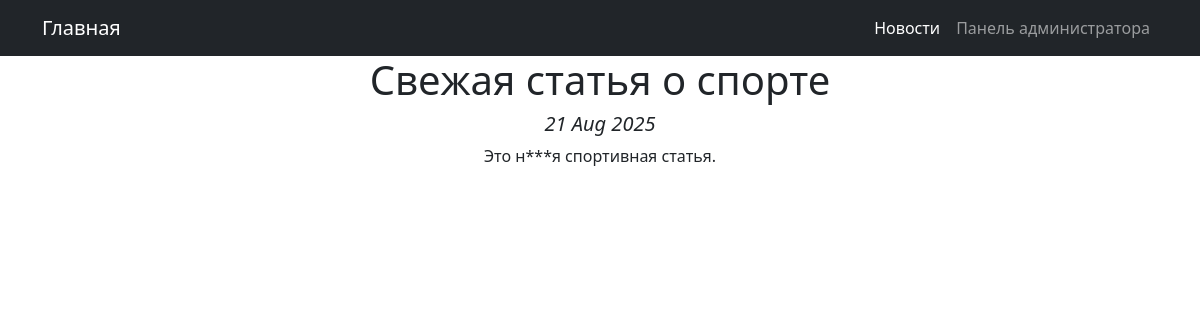
The page /news/1/ on the database its author committed.
### news/models.py (models this page shows, shortened)
class Post(models.Model):
    POST_TYPES = (
        ('articles', 'Статья'),
        ('news', 'Новость')
    )
    author = models.ForeignKey(Author, on_delete=models.CASCADE)
    post_type = models.CharField(max_length=8, choices=POST_TYPES)
    created_at = models.DateTimeField(auto_now_add = True)
    categories = models.ManyToManyField(Category, through='PostCategory')
    title = models.CharField(max_length=255)
    content = models.TextField()
    rating = models.IntegerField(default=0)

### news/views.py (the view)
# urls.py: path('<int:id>/', PostDetail.as_view(), name='post_detail'),
class PostDetail(DetailView):
    model = Post
    template_name = 'post.html'
    context_object_name = 'news'
    pk_url_kwarg = 'id'
    def get(self, request, *args, **kwargs):
        try:
            self.object = self.get_object()
        except Http404:
            return render(request, 'no_post.html', status=404)
        context = self.get_context_data(object=self.object)
        return self.render_to_response(context)

### news/templatetags/custom_filters.py (called while the page is built)
def clear_str(word: str) -> str:
    new_word = map(lambda x: x if x not in punctuation else "", word)
    result = ''.join(new_word)
    return result.lower()

@register.filter()
def censor(text_in):
    words_list = text_in.split()
    if isinstance(text_in, str):
        for word in words_list:
            if clear_str(word) in censor_list:
                text_in = text_in.replace(word[1:], '*' * (len(word) - 2) + word[-1])
    return text_in

@register.filter()
def split(value: str, delimiter: str = '\n') -> list:
    return value.split(delimiter)

### templates/post.html (shortened to what this page needs)
{% extends 'flatpages/default.html' %}
{% load custom_filters %}
{% block content %}
    <h1>{{ news.title|censor }}</h1>
    <h5><i>{{ news.created_at|date:'d M Y' }}</i></h5>
    {% for content in news.content|split %}
        <p>{{ content|censor }}</p>
    {% endfor %}
{% endblock content %}

### rows shown on the page
Post: title|censor "Свежая статья о спорте", created_at "21 Aug 2025", content "Это н***я спортивная статья."
